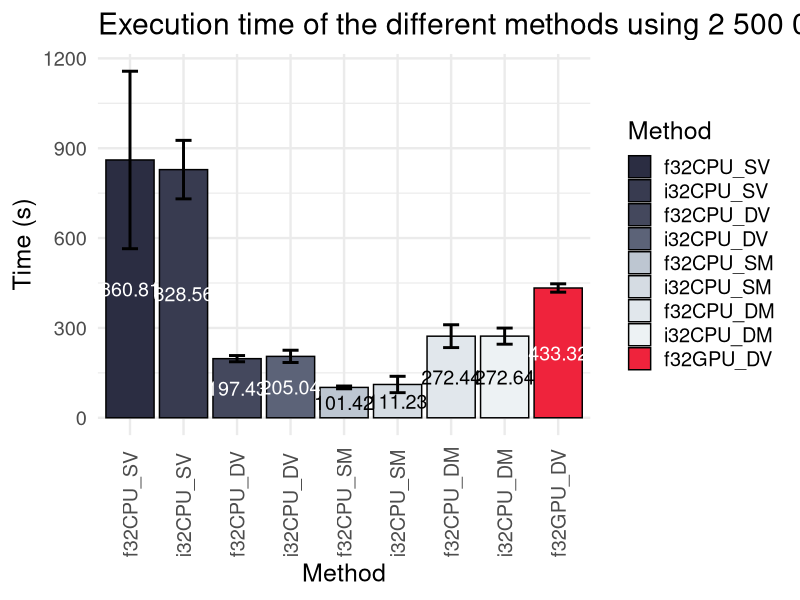

Write the R code that produced this figure.
library(tidyverse)
library(readxl)

data <- read_xlsx("benchmark_pc_2500000.xlsx")

data <- data[-10,]

data$Method <- factor(data$Method, levels = c("f32CPU_SV",
                                              "i32CPU_SV",
                                              "f32CPU_DV",
                                              "i32CPU_DV",
                                              "f32CPU_SM",
                                              "i32CPU_SM",
                                              "f32CPU_DM",
                                              "i32CPU_DM",
                                              "f32GPU_DV",
                                              "f32GPU_DM",
                                              "f32GPU_SM"))

std9_palette = c("#2B2D42", "#5C6378", "#8D99AE",
                 "#BDC6D1", "#EDF2F4", "#EE8B98",
                 "#EF233C", "#E41433", "#D90429")

grp9_palette = c("#2B2D42", "#5C6378", "#757E93",
                 "#A5B0C0", "#BDC6D1", "#EDF2F4",
                 "#EF233C", "#E41433", "#D90429")

nge9_palette = c("#E8D5D3", "#CDC1C4", "#B2ADB4", 
                 "#C06B6E", "#CE2928", "#B62626", 
                 "#9E2224", "#6A2123", "#362022")

grp11_palette = c("#2B2D42", "#383B50", "#44485D", "#5C6378",
                  "#BDC6D1", "#D5DCE3", "#E1E7EC", "#EDF2F4",
                  "#EF233C", "#E41433", "#D90429")

grp10_palette = c("#2B2D42", "#383B50", "#44485D", "#5C6378",
                  "#BDC6D1", "#D5DCE3", "#E1E7EC", "#EDF2F4",
                  "#EF233C", "#E41433")

grp09_palette = c("#2B2D42", "#383B50", "#44485D", "#5C6378",
                  "#BDC6D1", "#D5DCE3", "#E1E7EC", "#EDF2F4",
                  "#EF233C")

text_col <- c(rep("white", 4), rep("black", 4), rep("white", 1))

# export as 1200 x 800

ggplot(data, aes(x = Method, y = Mean, fill = Method)) +
  geom_bar(stat="identity", color = "black") +
  geom_errorbar(aes(x = Method, ymin = Mean-SD, ymax = Mean+SD), colour = "black", width = 0.3, linewidth = 1.0) +
  scale_fill_manual(values = grp09_palette) +
  ggtitle("Execution time of the different methods using 2 500 000 simulated candidates.") +
  xlab("Method") +
  ylab("Time (s)") +
  geom_text(aes(label=round(Mean, 2)), size = 5.0, color = text_col, position = position_stack(vjust = 0.5)) +
  theme_minimal(base_size = 18) +
  theme(axis.text.x = element_text(angle = 90, hjust = 0, vjust = 0.5))
